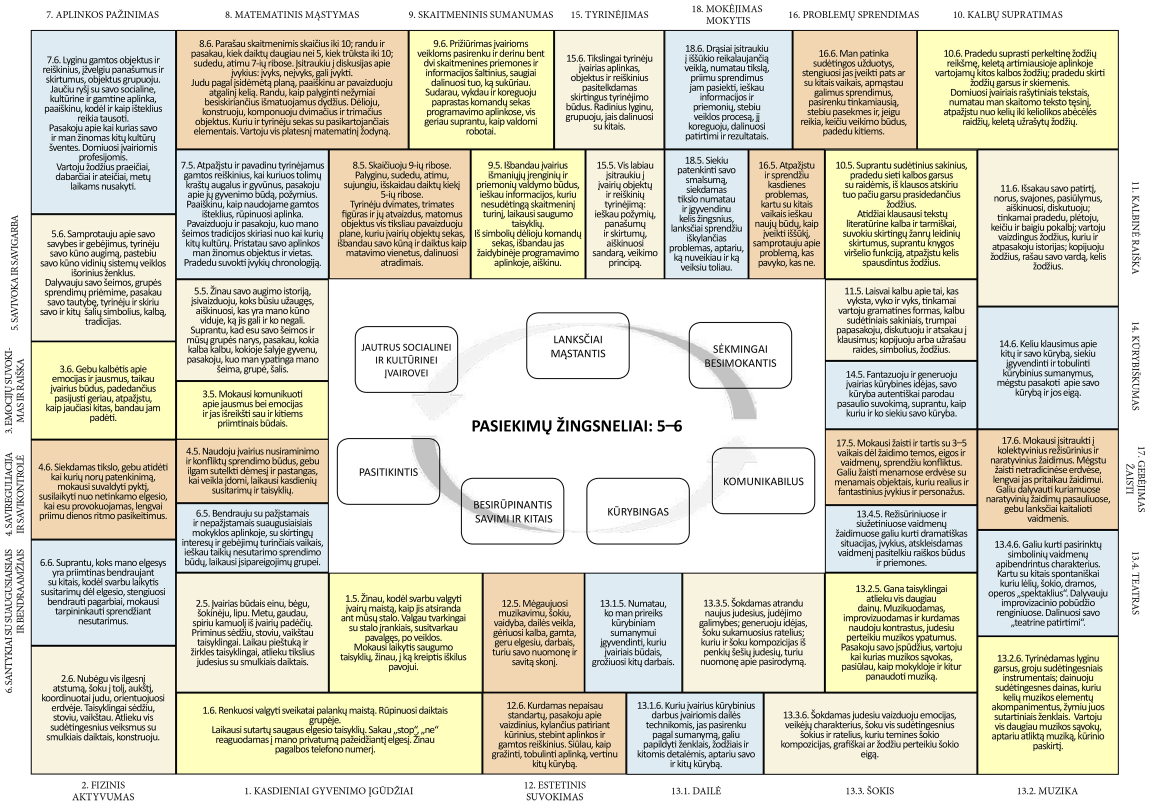
#> input picture PASIEKIMŲ ŽINGSNELIAI 5-6_A4.jpg, 3451 x 2417 px, given as the content of the folder ../PASIEKIMŲ ŽINGSNELIAI 5-6_A4.jpg, which was not available (shown at 1/3 size)
$ python aptikti_langelius.py '../PASIEKIMŲ ŽINGSNELIAI 5-6_A4.jpg'
#> lines starting #> are read from the running program, lines starting #| are printed output that depends on the picture; after the words box and inside, x2 and y2 are one past the last pixel; in counts of white or black regions, pixels touching at a corner belong together; pictures that were not available may be replaced by others from this repository, and a replacement may not be noted
import sys, json, glob, os
import numpy as np
from PIL import Image, ImageDraw
from scipy import ndimage as ndi
src = sys.argv[1]
out = {}
for f in sorted(glob.glob(os.path.join(src, '*.jpg'))):
    im = Image.open(f).convert('L'); a = np.asarray(im)
    H, W = a.shape
#> H = 2417; W = 3451
    dark = a < 110
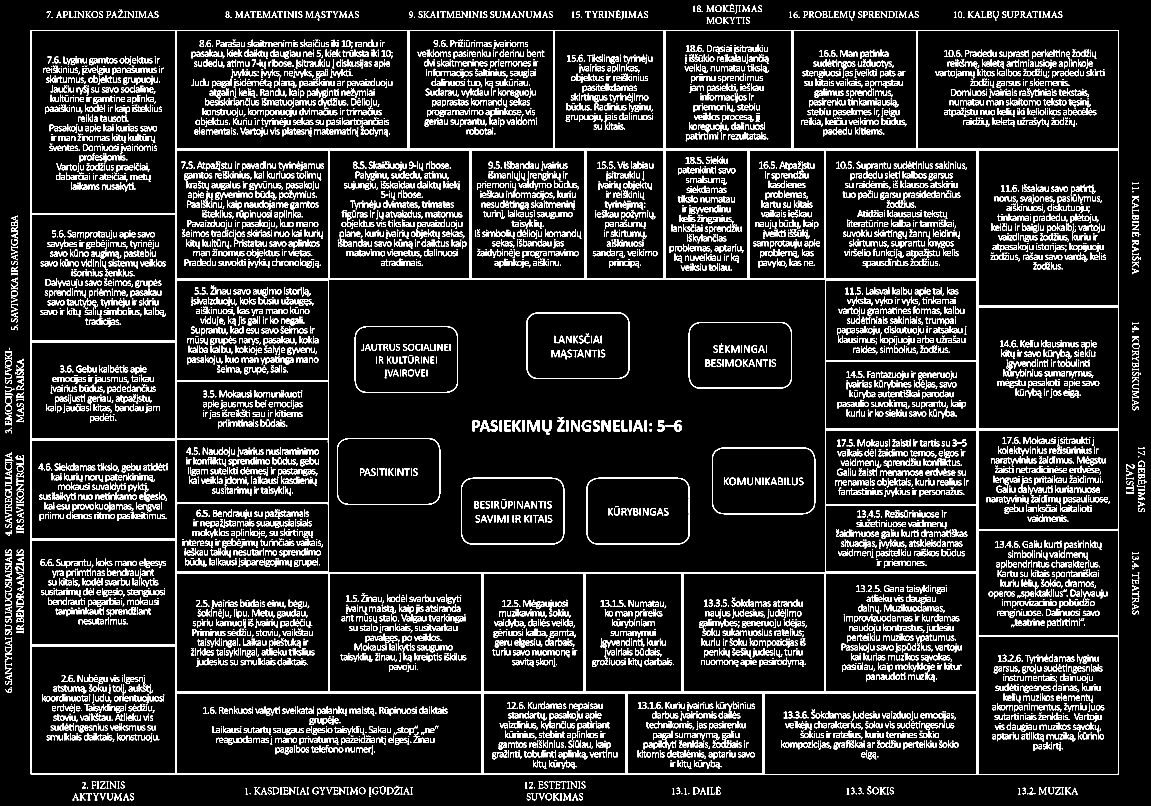
#> dark: shape (2417, 3451) bool (shown at 1/3 size); 10.9% white; 10053 white regions (1950 under 20 px), largest, box (x1, y1, x2, y2) and area: (92, 90, 3356, 2324) 180933, (1579, 937, 1889, 1137) 2820, (1383, 1433, 1693, 1634) 2818
    dark = ndi.binary_dilation(dark, iterations=2)
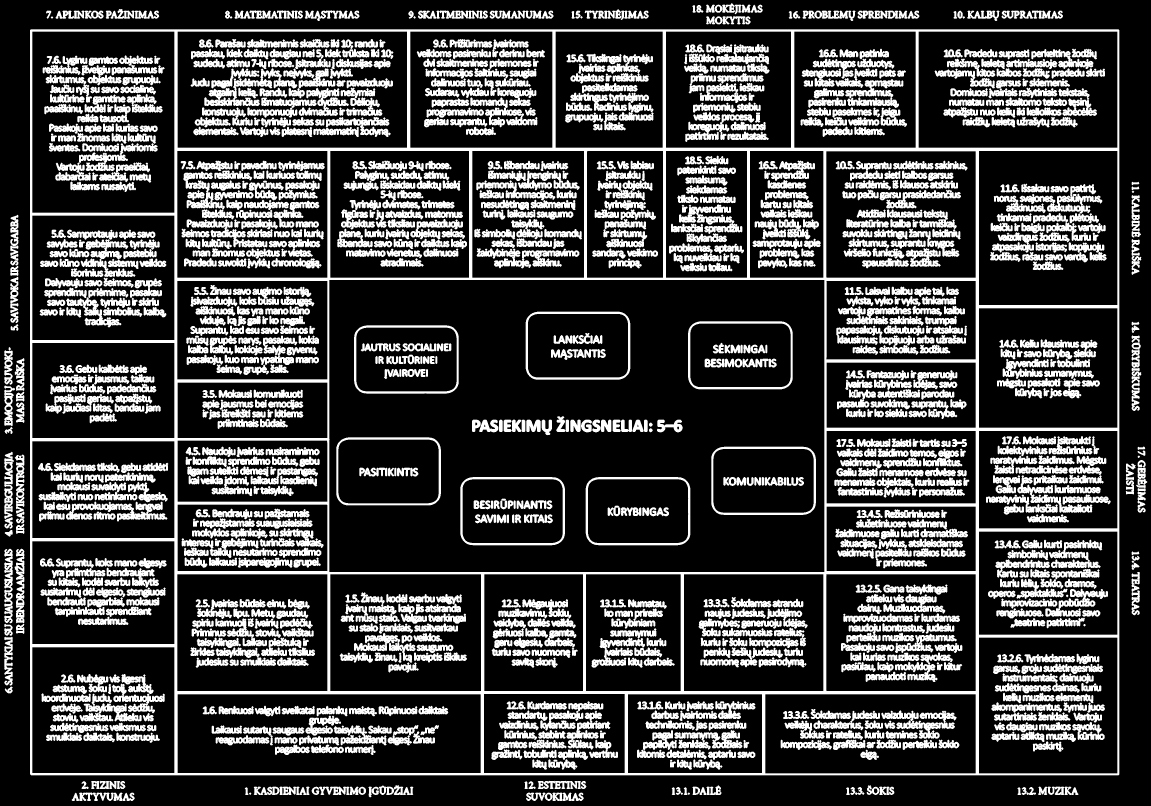
#> dark: shape (2417, 3451) bool (shown at 1/3 size); 26.6% white; 1219 white regions, largest, box (x1, y1, x2, y2) and area: (90, 88, 3358, 2326) 339569, (613, 205, 892, 318) 8898, (1430, 744, 1738, 805) 8505
    lab, n = ndi.label(~dark)
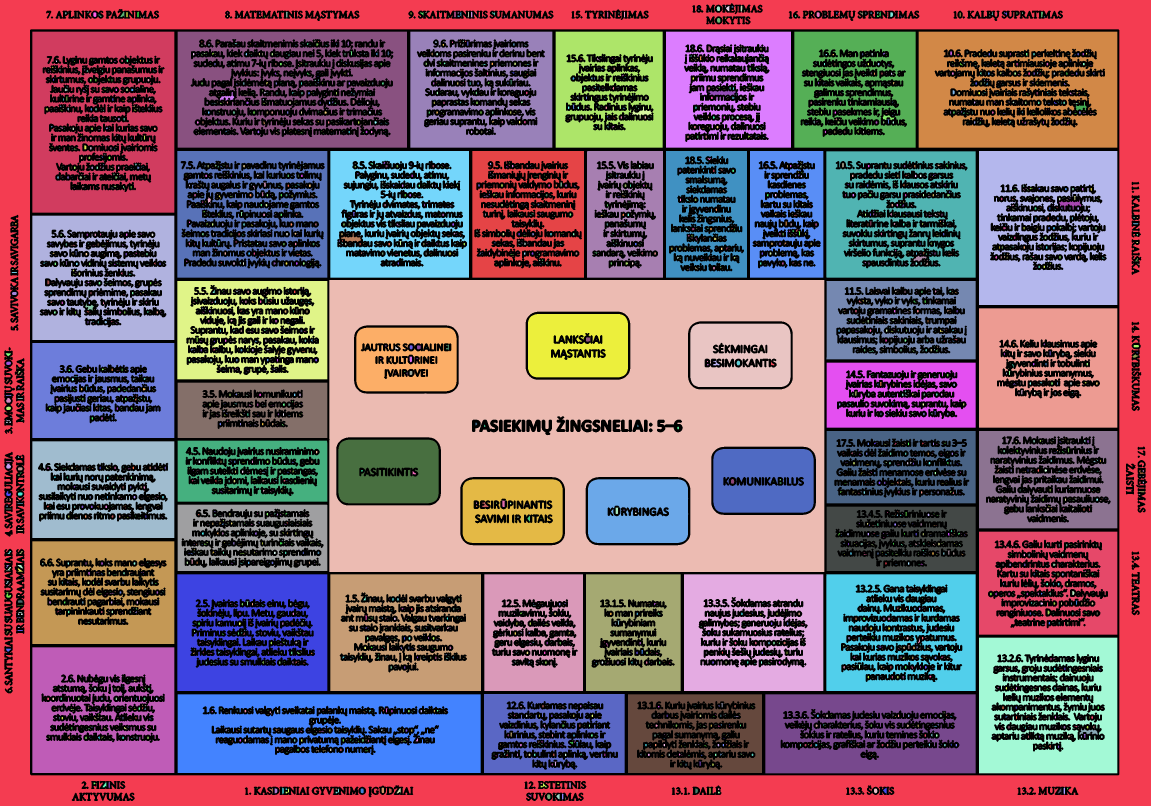
#> lab: shape (2417, 3451) int32 (shown at 1/3 size); 9319 distinct labels, from 0 to 9318; one colour per label, 0 black
#> n = 9318
    sizes = ndi.sum(np.ones_like(lab), lab, range(1, n+1))
#> sizes = 9318 values, max 911017 at index 0, min 1 at index 7, mean 656.6
    objs = ndi.find_objects(lab)
#> objs = 9318 items
    cells = []
    for i, sl in enumerate(objs):
        if sl is None: continue
        area = sizes[i]
        y0, y1, x0, x1 = sl[0].start, sl[0].stop, sl[1].start, sl[1].stop
        w, h = x1-x0, y1-y0
        if area < 15000: continue
        if w > W*0.9 or h > H*0.9: continue  # outer background
        fill = area / (w*h)
        cells.append(dict(x=int(x0), y=int(y0), w=int(w), h=int(h), area=int(area), fill=round(float(fill),2)))
#> this loop made 9318 passes
#> (area, y0, y1, x0, x1, w, h) on passes 1, 3, 4: (911017, 0, 2417, 0, 3451, 3451, 2417), (78, 17, 35, 2222, 2227, 5, 18), (106, 18, 34, 2178, 2189, 11, 16)
#> after the loop, cells = 50 items
    print(os.path.basename(f), W, H, len(cells))
#| PASIEKIMŲ ŽINGSNELIAI 5-6_A4.jpg 3451 2417 50
    for c in sorted(cells, key=lambda c:(c['y'],c['x'])): print('  ', c)
#> this loop made 50 passes
#|    {'x': 97, 'y': 95, 'w': 426, 'h': 543, 'area': 162405, 'fill': 0.7}
#|    {'x': 533, 'y': 95, 'w': 688, 'h': 348, 'area': 146010, 'fill': 0.61}
#|    {'x': 1231, 'y': 95, 'w': 426, 'h': 348, 'area': 98186, 'fill': 0.66}
#|    {'x': 1667, 'y': 95, 'w': 321, 'h': 348, 'area': 81648, 'fill': 0.73}
#|    {'x': 1998, 'y': 95, 'w': 375, 'h': 348, 'area': 90951, 'fill': 0.7}
#|    {'x': 2383, 'y': 95, 'w': 364, 'h': 348, 'area': 86103, 'fill': 0.68}
#|    {'x': 2756, 'y': 95, 'w': 596, 'h': 348, 'area': 149394, 'fill': 0.72}
#|    {'x': 532, 'y': 453, 'w': 450, 'h': 380, 'area': 97891, 'fill': 0.57}
#> (further printed lines are left out)
    vis = Image.open(f).convert('RGB'); d = ImageDraw.Draw(vis)
#> further down, vis is the input picture: PIL image 3451x2417 RGB; mean R, G, B 218.4, 216.2, 199
    for c in cells: d.rectangle([c['x'],c['y'],c['x']+c['w'],c['y']+c['h']], outline=(255,0,0), width=8)
    vis.resize((W//2, H//2)).save('vis_' + os.path.basename(f)[-10:])
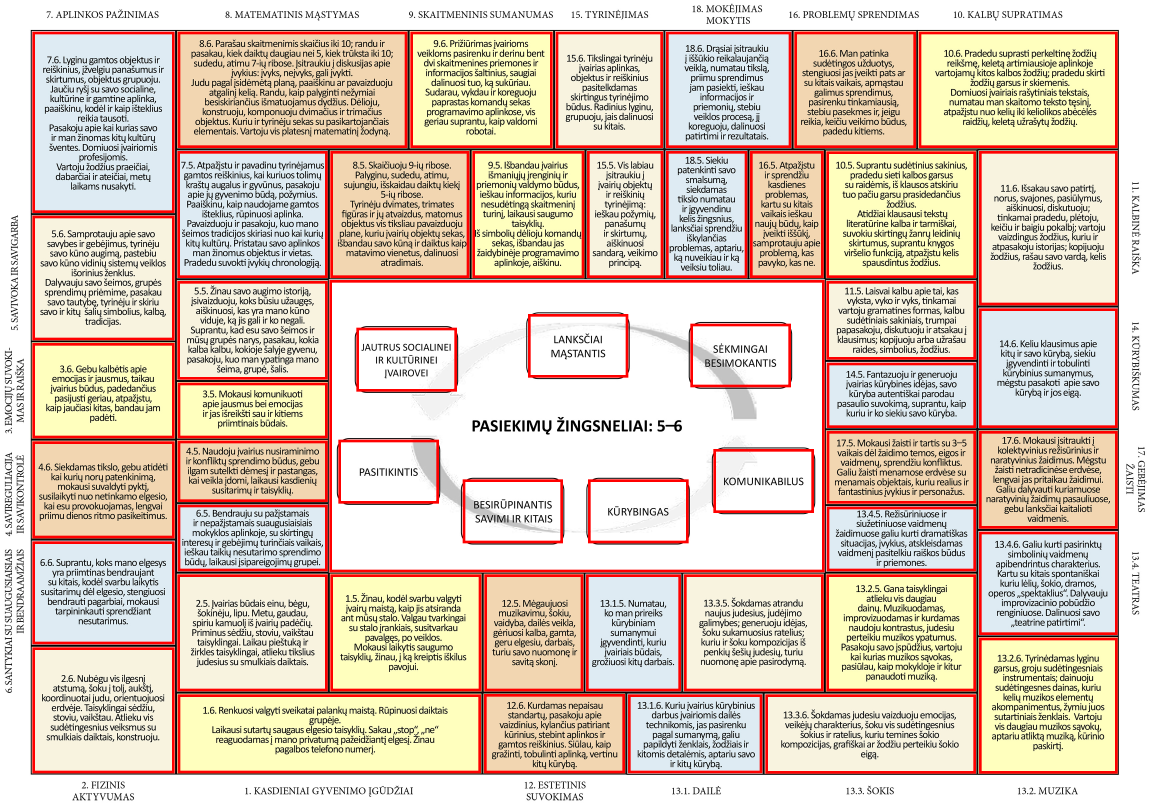
#> vis: PIL image 3451x2417 RGB (shown at 1/3 size); mean R, G, B 219.2, 199.4, 183.8
    out[os.path.basename(f)] = dict(w=W, h=H, cells=cells)
json.dump(out, open('cells.json','w',encoding='utf-8'), ensure_ascii=False)
